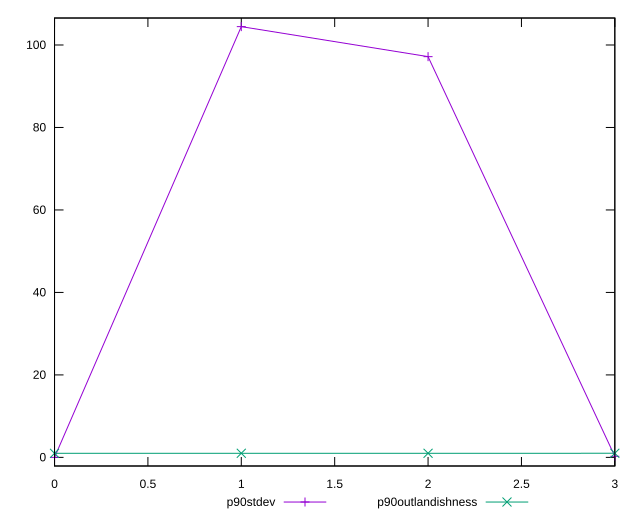

Reproduce this figure in gnuplot.
reset

$p90Stdev <<EOF
0 0
1 104.45317742573599
2 97.17293242069229
3 0.2625311208351716
EOF

$p90Outlandishness <<EOF
0 0.9887551946582163
1 0.996878380133283
2 0.9930316036592592
3 1.0000396747333071
EOF

set key outside below
set xrange [0:3]
set yrange [-2.0890635485147198:106.5422409742507]
set trange [-2.0890635485147198:106.5422409742507]
set terminal svg size 640, 520 enhanced background rgb 'white'
set output "reports/report_00027_2021-02-24T12-40-31.850Z/dom-size/progression/stddev.svg"

plot $p90Stdev title "p90stdev" with linespoints, \
     $p90Outlandishness title "p90outlandishness" with linespoints

reset
